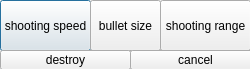
<?xml version="1.0" encoding="UTF-8"?>
<ui version="4.0">
 <class>TowerUpgrade</class>
 <widget class="QDialog" name="TowerUpgrade">
  <property name="geometry">
   <rect>
    <x>0</x>
    <y>0</y>
    <width>250</width>
    <height>69</height>
   </rect>
  </property>
  <property name="windowTitle">
   <string>Dialog</string>
  </property>
  <widget class="QPushButton" name="pushButton">
   <property name="geometry">
    <rect>
     <x>0</x>
     <y>0</y>
     <width>91</width>
     <height>51</height>
    </rect>
   </property>
   <property name="text">
    <string>shooting speed</string>
   </property>
  </widget>
  <widget class="QPushButton" name="pushButton_2">
   <property name="geometry">
    <rect>
     <x>90</x>
     <y>0</y>
     <width>71</width>
     <height>51</height>
    </rect>
   </property>
   <property name="text">
    <string>bullet size</string>
   </property>
  </widget>
  <widget class="QPushButton" name="pushButton_3">
   <property name="geometry">
    <rect>
     <x>160</x>
     <y>0</y>
     <width>91</width>
     <height>51</height>
    </rect>
   </property>
   <property name="text">
    <string>shooting range</string>
   </property>
  </widget>
  <widget class="QPushButton" name="pushButton_4">
   <property name="geometry">
    <rect>
     <x>130</x>
     <y>50</y>
     <width>131</width>
     <height>20</height>
    </rect>
   </property>
   <property name="text">
    <string>cancel</string>
   </property>
  </widget>
  <widget class="QPushButton" name="pushButton_5">
   <property name="geometry">
    <rect>
     <x>0</x>
     <y>50</y>
     <width>131</width>
     <height>20</height>
    </rect>
   </property>
   <property name="text">
    <string>destroy</string>
   </property>
  </widget>
 </widget>
 <resources/>
 <connections/>
</ui>
